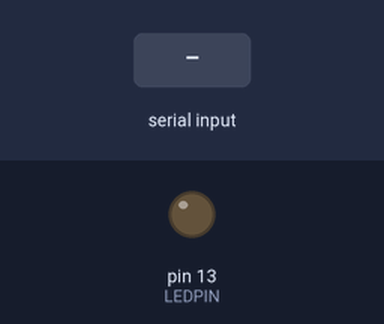
A sketch run on a simulated Arduino Uno, built with avr-gcc and run on an emulated ATmega328P. Shown: output pins drawn as LEDs (lit = HIGH). Inputs (shaded band) come from the test bench.

Above: at 1.2 s.
1.3 s: "90 45\n" received over Serial
At 2.1 s:
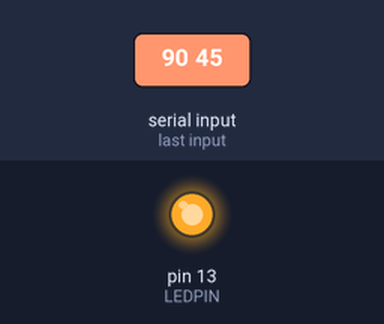
Timing chart, 0 to 10.3 s (numbered marks = the images above; inputs shaded):
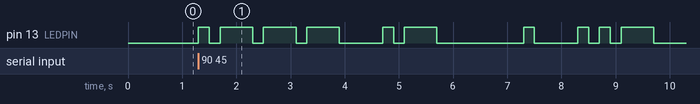

The sketch:

MOS.ino
```cpp
// ---------------------------------------------------------------------------------
//  @Author:	  VingtDylan
//  @DateTime:	2019-01-16 02:02:45
//  @Description: cyh loves wmy.
//  @Email: 1205373709@qq.com
//  PS: Coding just for fun.
// ---------------------------------------------------------------------------------

int LEDPIN=13;

char* letters[]={
	".-","-...","-.-.","-..",".","..-","--.","....","..",
	".---","-.-",".-..","--","-.","---",".--.","--.-",".-.-",
	"...","-","..-","...-",".--","-..-","-.--","--.."
};

char* numbers[]={
	"-----",".----","..---","...--","....-",".....","-....","--...","---..","----."
};

int dotDelay=200;

void setup()
{
	pinMode(LEDPIN, OUTPUT);
	Serial.begin(9600);
}

void loop(){
	char ch;
	if(Serial.available()){
		ch=Serial.read();
		if(ch>='a'&&ch<='z'){
			flashSequence(letters[ch-'a']);
		}else if(ch>='A'&&ch<='Z'){
			flashSequence(letters[ch-'A']);
		}else if(ch>='0'&&ch<='9'){
			flashSequence(letters[ch-'0']);
		}else if(ch==' '){
			delay(dotDelay*4);
		}
	}
}

void flashSequence(char * sequence){
	int i=0;
	while(sequence[i]!=NULL){
		flashDotOrDash(sequence[i]);
		i++;
	}
	delay(dotDelay*3);
}

void flashDotOrDash(char dotOrDash){
	digitalWrite(LEDPIN, HIGH);
	if(dotOrDash=='.'){
		delay(dotDelay);
	}else{
		delay(dotDelay*3);
	}
	digitalWrite(LEDPIN, LOW);
	delay(dotDelay);
}
```

Measured:
- after the input at 1.3 s, pin 13 (LEDPIN): LOW → HIGH at once, → LOW 0.20 s later, → HIGH 0.20 s later, → LOW 0.60 s later, … (20 changes in this stretch)
